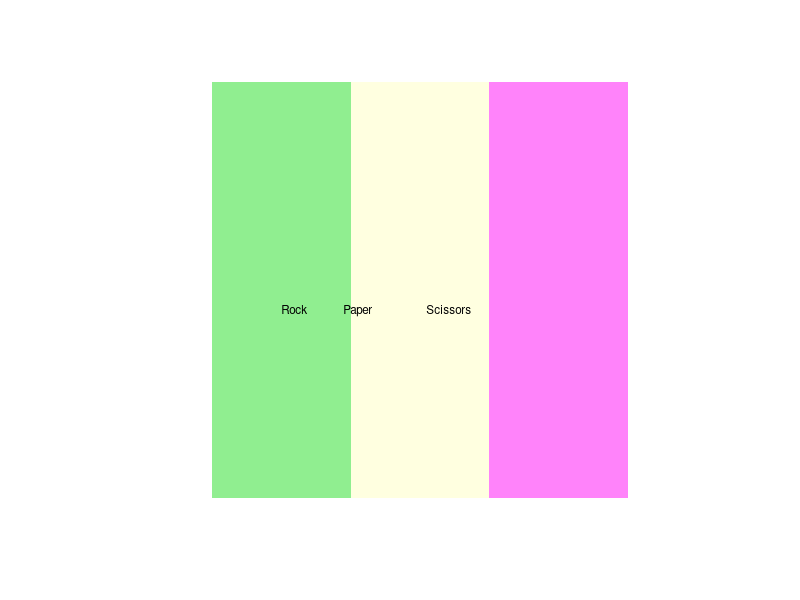

The R script that drew this image: (Note: this script raises an error after producing the figure.)
##########################################
# 
# Play Rock-Paper-Scissors with R
# Series:
# Little Useless-useful R functions #8
# Created: November 11, 2020
# Author: Tomaz Kastrun
# Blog: tomaztsql.wordpress.com
# V.1.0

# Changelog: 
#        - adding x11()
###########################################


#################################### 
##### Input bet as a function  #####
####################################


play_RPS <- function(bet) {
  bets <- c("R","P", "S") 
  if(bet %in% bets){
    
    solution_df <- data.frame(combo=c("RP", "PR", "PS", "SP", "RS", "SR", "PP", "RR", "SS"), win = c("01","10", "01","10", "10", "01", "00","00","00") )
    REngine <- sample(bets,1)  
    combo <- paste0(REngine,bet, collapse="")
    res <-solution_df[ which(solution_df$combo==combo),2]
    if (res=="10"){
      res_print <<- print(paste0("You lost. Your bet: ",bet ,". Computer draw: ", REngine), collapse="")
    } else if(res=="00"){
      res_print <<-print(paste0("It's a tie! Your bet: ",bet ,". Computer draw: ", REngine), collapse="")
    }else {
      res_print <<- print(paste0("You win! Your bet: ",bet ,". Computer draw: ", REngine), collapse="")
    }
  }
  else {
    print("Please input valid bet!")
  }
}


# Run test
play_RPS("R")


##############################
##### Using x11  ############
##############################


### Navigating through x11 with play_RPS function
## Concept/part of code of using x11() function by Darren Tsai
click <- function(rock.paper.scissors=defaultRPS){
  
  while(length(place.na)==9){
    mouse.at <- locator(n = 1, type = "p") 
    x.at <- round(mouse.at$x)
    y.at <- round(mouse.at$y)
    if(all(is.na(place.na))){
      defaultRPS <<- rock.paper.scissors()
    }else if(x.at > 3.5 | x.at < 0.5 | y.at > 3.5 | y.at < 0.5){
      r <<- r + 1
      title(sub=list("Click outside:Quit/inside:Restart", col="black", font=2, cex=2), line=2)
      if(r==2){
        dev.off()
        break
      }
    }else{
      if(r==1){
        ttt <<- rock.paper.scissors()
      }else{
        if(x.at==1){ res_print <<- play_RPS("R") 
          title(sub=list(res_print, col="black", font=0.5, cex=2.5), line=2)}
        if(x.at==2){ play_RPS("S") 
          title(sub=list(res_print, col="black", font=0.5, cex=2.5), line=2)}
        if(x.at==3){ play_RPS("P") 
          title(sub=list(res_print, col="black", font=0.5, cex=2.5), line=2)}
      }
    }
  }
}


#### Board 
rock.paper.scissors <- function(){
  place.na <<- matrix(1:9, 3, 3)
  value <<- matrix(-3, 3, 3)
  k <<- 1 ; r <<- 0
  image(1:3, 1:3, matrix(1:9, 3, 3), asp=c(1, 1), xaxt="n", yaxt="n", xlab="", ylab="", frame=FALSE, col=c("lightgreen", "lightYellow", "orchid1","lightgreen", "lightYellow", "orchid1","lightgreen", "lightYellow", "orchid1"))
  mtext(side=1, line=-10, at=1.0, adj=0, cex=0.7, 'Rock            Paper                  Scissors') #change
  }

### Start with x11 
start_game <- function(){
  x11()
  defaultRPS <<- rock.paper.scissors() 
  click()
}

########################
#### Start the game ####
########################

start_game()

 
